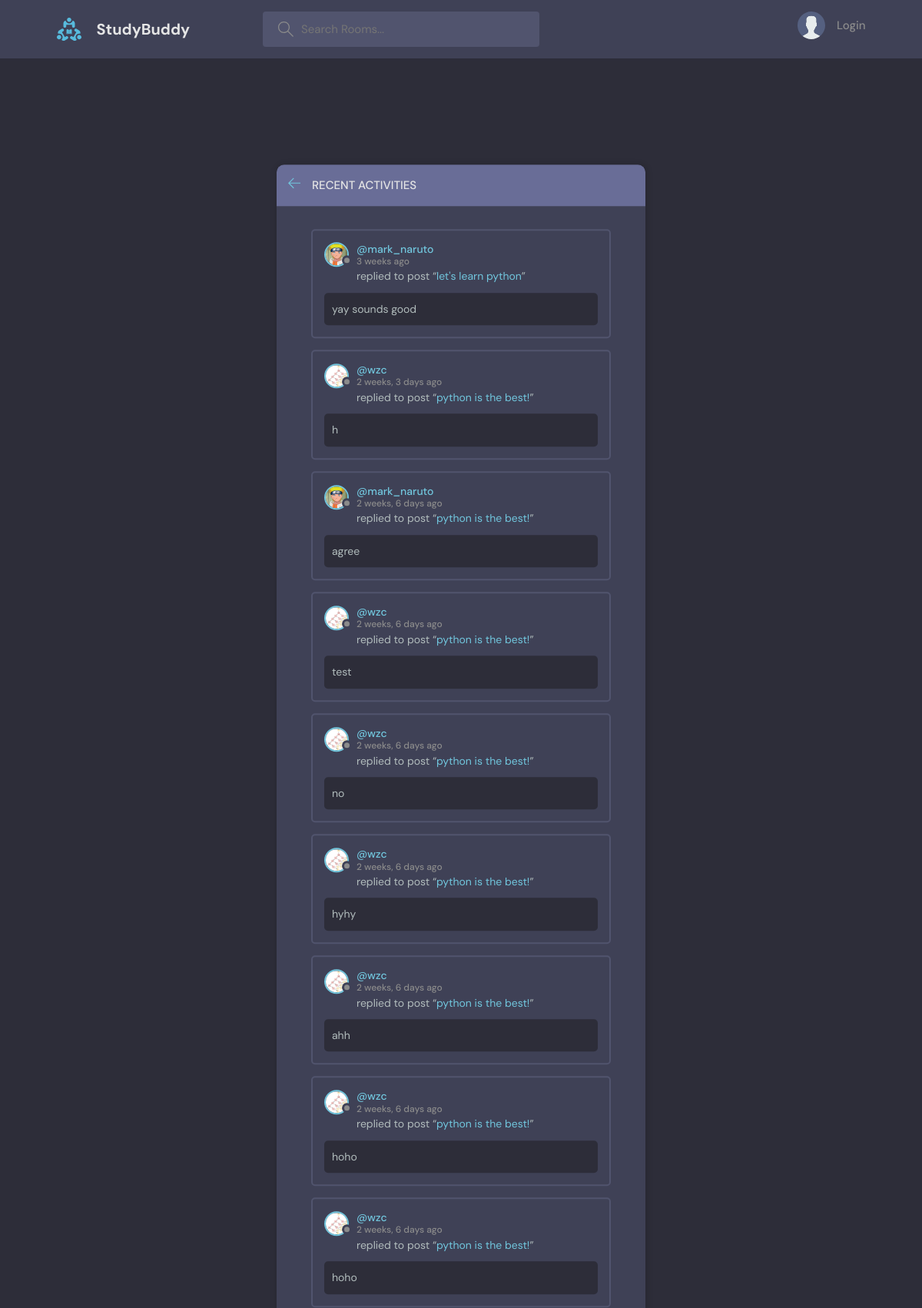
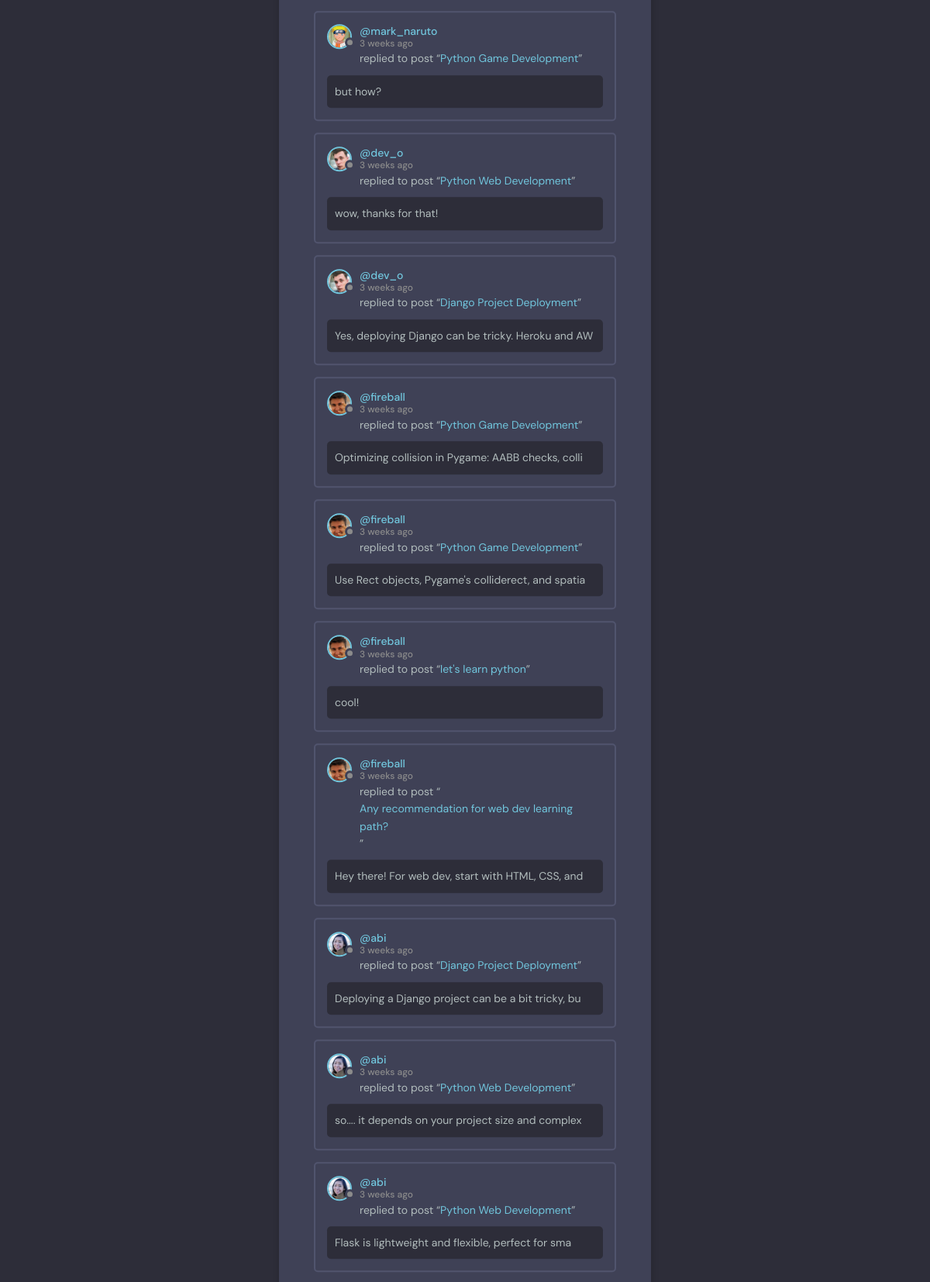
The page /activity/ (upper part) on the database its author committed (2 pictures, top to bottom).
### base/models.py (models this page shows)
class Message(models.Model):
    user=models.ForeignKey(User, on_delete=models.CASCADE)
    room=models.ForeignKey(Room, on_delete=models.CASCADE)
    body=models.TextField()
    likemessage=models.ManyToManyField(User, related_name='likemessage', blank=True)
    updated=models.DateTimeField(auto_now=True)
    created=models.DateTimeField(auto_now_add=True)
    class Meta:
        ordering=['-updated','-created']
    def __str__(self):
        return self.body[0:50]

class User(AbstractUser):
    name=models.CharField(max_length=200, null=True)
    email=models.EmailField(unique=True, null=True)
    bio=models.TextField(null=True)
    avatar=models.ImageField(null=True, default="avatar.svg")
    USERNAME_FIELD='email'
    REQUIRED_FIELDS=[]

class Room(models.Model):
    host=models.ForeignKey(User, on_delete=models.SET_NULL, null=True)
    topic =models.ForeignKey(Topic, on_delete=models.SET_NULL, null=True) #Topic can placed in string, set null, so need to allow null=true
    name=models.CharField(max_length=200)
    description=models.TextField(null=True, blank=True) #cant be blank
    participants=models.ManyToManyField(User, related_name='participants', blank=True) # specify related name due to alr having User relation
    likeroom=models.ManyToManyField(User, related_name='likeroom', blank=True)
    updated=models.DateTimeField(auto_now=True) #timestamp when updated
    created=models.DateTimeField(auto_now_add=True) # timestamp when created
    class Meta:
        ordering=['-updated','-created']
    def __str__(self):
        return self.name

### base/views.py (the view)
# urls.py: path('activity/', views.activityPage, name="activity"),
def activityPage(request):
    room_messages=Message.objects.all()
    context={
        'room_messages':room_messages
             }
    return render(request, 'base/activity.html', context)

### base/templates/base/activity.html (shortened to what this page needs)
{% extends 'main.html' %}
{% block content %}
    <main class="layout">
      <div class="container">
        <div class="layout__box">
          <div class="layout__boxHeader">
            <div class="layout__boxTitle">
              <a href="{% url 'home' %}">
                <svg version="1.1" xmlns="http://www.w3.org/2000/svg" width="32" height="32" viewBox="0 0 32 32">
                  <title>arrow-left</title>
                  <path
                    d="M13.723 2.286l-13.723 13.714 13.719 13.714 1.616-1.611-10.96-10.96h27.625v-2.286h-27.625l10.965-10.965-1.616-1.607z"
                  ></path>
                </svg>
              </a>
              <h3>Recent Activities</h3>
            </div>
          </div>
          <div class="activities-page layout__body">
            {% for message in room_messages %}
            <div class="activities__box">
              <div class="activities__boxHeader roomListRoom__header">
                <a href="{% url 'user-profile' message.user.id %}" class="roomListRoom__author">
                  <div class="avatar avatar--small">
                    <img src="{{message.user.avatar.url}}" />
                  </div>
                  <p>
                    @{{message.user.username}}
                    <span>{{message.created|timesince}} ago</span>
                  </p>
                </a>
              </div>
              <div class="activities__boxContent">
                <p>replied to post “<a href="{% url 'room' message.room.id %}">{{message.room}}</a>”</p>
                <div class="activities__boxRoomContent">
                  {{message}}
                </div>
              </div>
            </div>
            {% endfor %}
          </div>
        </div>
      </div>
    </main>
    {% endblock content %}

### static/styles/style.css (style rules this page uses)
:root { --color-main: #71c6dd; --color-main-light: #e1f6fb; --color-dark: #3f4156; --color-dark-medium: #51546e; --color-dark-light: #696d97; --color-light: #e5e5e5; --color-gray: #8b8b8b; --color-light-gray: #b2bdbd; --color-bg: #2d2d39; --color-success: #5dd693; --color-error: #fc4b0b; }
* { font-family: "DM Sans", -apple-system, BlinkMacSystemFont, "Segoe UI", Roboto, Oxygen, Ubuntu, Cantarell, "Open Sans", "Helvetica Neue", sans-serif; margin: 0; padding: 0; box-sizing: border-box; text-rendering: optimizeLegibility; font-size: inherit; }
html { font-size: 56.25%; }
@media only screen and (min-width: 1200px) { html { font-size: 62.5%; } }
body { line-height: 1.6; font-weight: 400; font-size: 1.5rem; color: var(--color-light-gray); background-color: var(--color-bg); min-height: 100vh; }
img { width: 100%; }
a { display: inline-block; color: var(--color-main); text-decoration: none; }
.container { max-width: 120rem; width: 90%; margin: auto; }
.avatar { position: relative; display: inline-block; border-radius: 50%; border: 2px solid var(--color-main); }
.avatar img { display: block; border-radius: 50%; object-fit: cover; object-position: center; }
.avatar::after { content: ""; display: block; position: absolute; background-color: var(--color-gray); z-index: 111; border-radius: 50%; border: 0.3rem solid var(--color-dark); }
.avatar.avatar--small img { width: 2.8rem; height: 2.8rem; }
.avatar.avatar--small:after { width: 0.7rem; height: 0.7rem; bottom: 0px; right: -6px; }
.layout { margin-top: 2.4rem; }
.layout > .container { display: flex; justify-content: space-between; align-items: flex-start; }
.layout__box { width: 90%; max-width: 48rem; min-height: 40rem; position: absolute; top: 50%; left: 50%; transform: translate(-50%, -46%); background-color: var(--color-dark); border-radius: 1rem; box-shadow: 1px 1px 6px 3px rgba(0, 0, 0, 0.1); overflow: hidden; }
.layout__boxHeader { display: flex; padding: 1.5rem; background-color: var(--color-dark-light); }
.layout__boxTitle { display: flex; gap: 1.5rem; align-items: center; }
.layout__boxTitle h3 { text-transform: uppercase; font-weight: 500; color: var(--color-light); }
.layout__boxTitle svg { width: 1.6rem; height: 1.6rem; fill: var(--color-main); }
.layout__body { margin: 3rem; }
.roomListRoom__header { display: flex; justify-content: space-between; align-items: center; }
.roomListRoom__author { font-weight: 500; display: flex; align-items: center; gap: 1rem; }
.activities__box { margin: 1.5rem; padding: 1.5rem; border: 2px solid var(--color-dark-medium); border-radius: 5px; }
.activities__boxHeader p { font-size: 1.4rem; line-height: 1.3; }
.activities__boxHeader p span { color: var(--color-gray); font-size: 1.2rem; display: block; }
.activities__boxContent { margin-left: 4.2rem; }
.activities__boxContent { font-size: 1.4rem; }
.activities__boxRoomContent { background: var(--color-bg); padding: 1rem; border-radius: 5px; margin-top: 1rem; margin-left: -4.2rem; }

### rows shown on the page
Message: user.avatar (picture), user.username "mark_naruto", created "3 weeks", room "let's learn python", body "yay sounds good"
Message: user.avatar (picture), user.username "wzc", created "2 weeks, 3 days", room "python is the best!", body "h"
Message: user.avatar (picture), user.username "mark_naruto", created "2 weeks, 6 days", room "python is the best!", body "agree"
Message: user.avatar (picture), user.username "wzc", created "2 weeks, 6 days", room "python is the best!", body "test"
Message: user.avatar (picture), user.username "wzc", created "2 weeks, 6 days", room "python is the best!", body "no"
Message: user.avatar (picture), user.username "wzc", created "2 weeks, 6 days", room "python is the best!", body "hyhy"
Message: user.avatar (picture), user.username "wzc", created "2 weeks, 6 days", room "python is the best!", body "ahh"
Message: user.avatar (picture), user.username "wzc", created "2 weeks, 6 days", room "python is the best!", body "hoho"
Message: user.avatar (picture), user.username "wzc", created "2 weeks, 6 days", room "python is the best!", body "hoho"
Message: user.avatar (picture), user.username "mark_naruto", created "3 weeks", room "Python Game Development", body "but how?"
Message: user.avatar (picture), user.username "dev_o", created "3 weeks", room "Python Web Development", body "wow, thanks for that!"
Message: user.avatar (picture), user.username "dev_o", created "3 weeks", room "Django Project Deployment", body "Yes, deploying Django can be tricky. Heroku and AW"
Message: user.avatar (picture), user.username "fireball", created "3 weeks", room "Python Game Development", body "Optimizing collision in Pygame: AABB checks, colli"
Message: user.avatar (picture), user.username "fireball", created "3 weeks", room "Python Game Development", body "Use Rect objects, Pygame's colliderect, and spatia"
Message: user.avatar (picture), user.username "fireball", created "3 weeks", room "let's learn python", body "cool!"
Message: user.avatar (picture), user.username "fireball", created "3 weeks", room "Any recommendation for web dev learning path?", body "Hey there! For web dev, start with HTML, CSS, and"
Message: user.avatar (picture), user.username "abi", created "3 weeks", room "Django Project Deployment", body "Deploying a Django project can be a bit tricky, bu"
Message: user.avatar (picture), user.username "abi", created "3 weeks", room "Python Web Development", body "so.... it depends on your project size and complex"
Message: user.avatar (picture), user.username "abi", created "3 weeks", room "Python Web Development", body "Flask is lightweight and flexible, perfect for sma"
